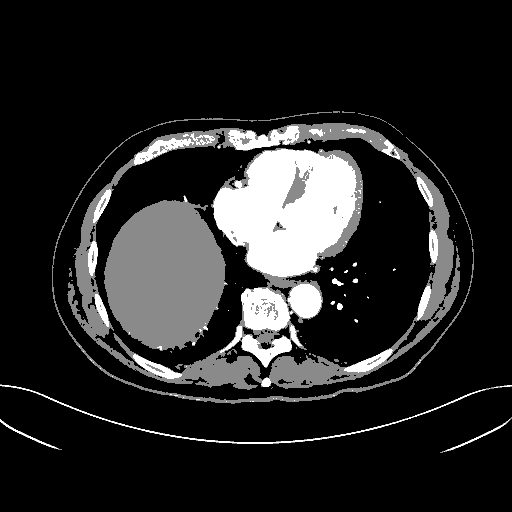
%> input picture Codes/segmented_22.png, 512 x 512 px
$ octave Example_edge_2.m   (GNU Octave 9; MATLAB toolbox functions it lacks are replaced by stand-ins)
%> lines starting %> are read from the running program, lines starting %| are printed output that depends on the picture; in (x1, y1, x2, y2) boxes, pixels count from 0 and x2, y2 are one past the last pixel; in counts of white or black regions, pixels touching at a corner belong together; the program's own positions count from 1
% Image Segmentation Trial
% Yuanda Zhu
% Adapted from
% https://www.mathworks.com/help/images/examples/detecting-a-cell-using-image-segmentation.html

close all
clear
clc

%% Step 1: Read Image
% Read in the cell.tif image, which is an image of a prostate cancer cell.

I = imread('segmented_22.png');
%> I is the input picture: size 512x512 uint8; min 0, max 255, mean 37.9
figure, imshow(I), title('original image');

I(I~=255) = 0;
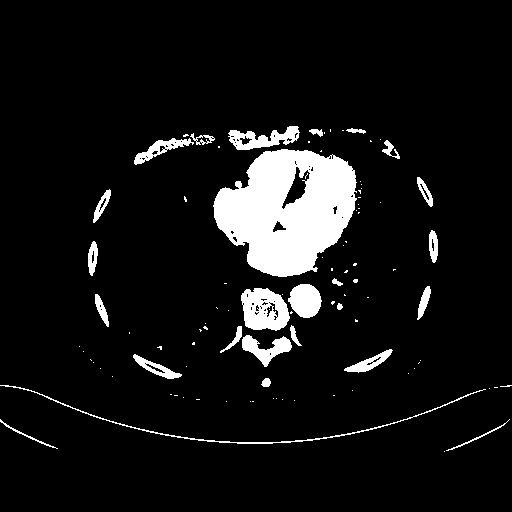
%> I: size 512x512 uint8; 8% white; 99 white regions (73 under 20 px), largest, box (x1, y1, x2, y2) and area: (213, 149, 357, 277) 12418, (241, 288, 290, 331) 1526, (228, 126, 300, 150) 878

%% Step 2: Detect Entire Cell

[~, threshold] = edge(I, 'sobel');
%> threshold = 0.173
fudgeFactor = .5;
BWs = edge(I,'sobel', threshold * fudgeFactor);
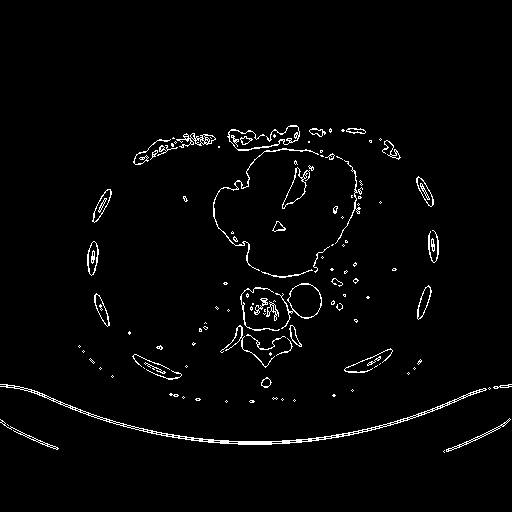
%> BWs: size 512x512 logical; 2.2% white in thin lines or dots, all inside (x1, y1, x2, y2) = (0, 125, 512, 453)
figure, imshow(BWs), title('binary gradient mask');

%% Step 3: Dilate the Image

se90 = strel('line', 3, 90);
se0 = strel('line', 3, 0);
BWsdil = imdilate(BWs, [se90 se0]);
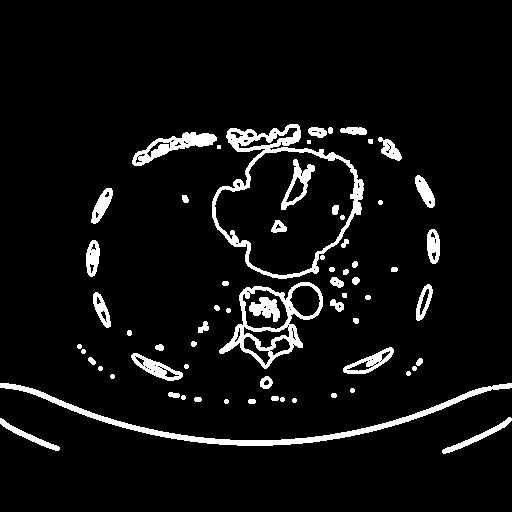
%> BWsdil: size 512x512 logical; 6.3% white; 67 white regions (2 under 20 px), largest, box (x1, y1, x2, y2) and area: (212, 124, 364, 279) 3167, (0, 383, 512, 446) 2927, (219, 282, 323, 369) 2091
figure, imshow(BWsdil), title('dilated gradient mask');

%% Step 4: Fill Interior Gaps

BWdfill = imfill(BWsdil, 'holes');
%> BWdfill: size 512x512 logical; 11.8% white; 62 white regions (2 under 20 px), largest, box (x1, y1, x2, y2) and area: (212, 124, 364, 279) 15445, (219, 282, 323, 369) 4899, (0, 383, 512, 446) 2927
figure, imshow(BWdfill);
title('binary image with filled holes');

%% Step 5: Remove Connected Objects on Border

BWnobord = imclearborder(BWdfill, 8);
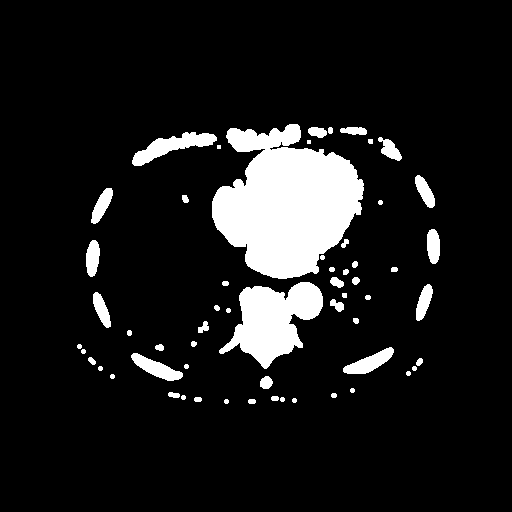
%> BWnobord: size 512x512 logical; 10.4% white; 59 white regions (2 under 20 px), largest, box (x1, y1, x2, y2) and area: (212, 124, 364, 279) 15445, (219, 282, 323, 369) 4899, (132, 132, 217, 166) 1166
figure, imshow(BWnobord), title('cleared border image');

%% Step 6: Smoothen the Object

seD = strel('diamond',1);
BWfinal = imerode(BWnobord,seD);
%> BWfinal: size 512x512 logical; 9.3% white; 60 white regions (35 under 20 px), largest, box (x1, y1, x2, y2) and area: (213, 125, 363, 278) 14802, (220, 283, 322, 368) 4556, (133, 133, 216, 165) 979
BWfinal = imerode(BWfinal,seD);
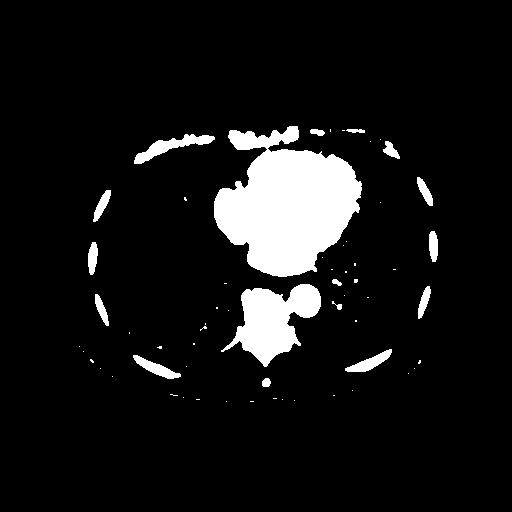
%> BWfinal: size 512x512 logical; 8.4% white; 61 white regions (44 under 20 px), largest, box (x1, y1, x2, y2) and area: (214, 126, 362, 277) 14173, (221, 284, 321, 367) 4221, (134, 134, 215, 164) 801
figure, imshow(BWfinal), title('segmented image');


BWoutline = bwperim(BWfinal);
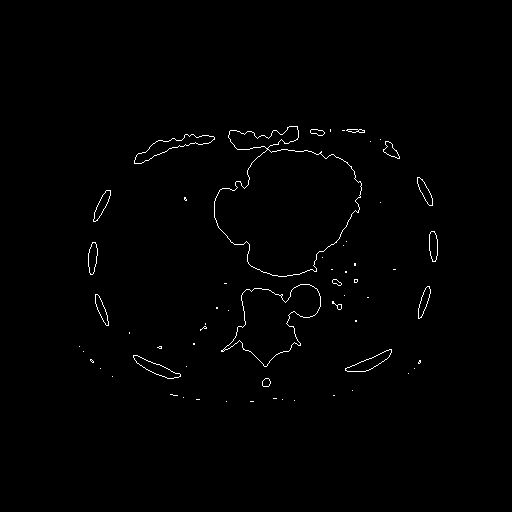
%> BWoutline: size 512x512 logical; 0.78% white in thin lines or dots, all inside (x1, y1, x2, y2) = (79, 126, 438, 402)
Segout = I;
Segout(BWoutline) = 255;
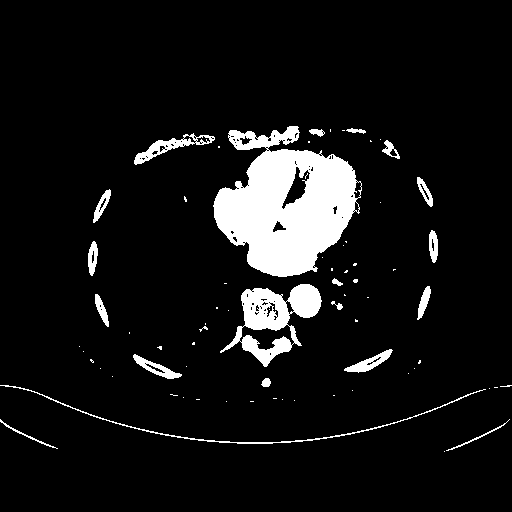
%> Segout: size 512x512 uint8; 8.1% white; 72 white regions (52 under 20 px), largest, box (x1, y1, x2, y2) and area: (213, 126, 362, 277) 13433, (220, 284, 322, 367) 3412, (0, 385, 486, 444) 781
figure, imshow(Segout), title('outlined original image');
